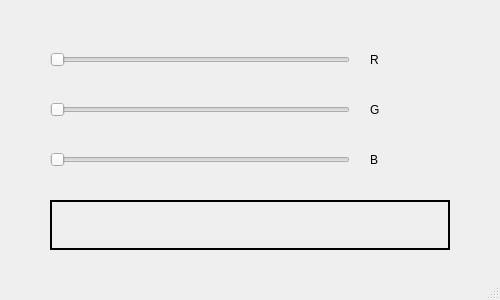
<?xml version="1.0" encoding="UTF-8"?>
<ui version="4.0">
 <class>MainWindow</class>
 <widget class="QMainWindow" name="MainWindow">
  <property name="geometry">
   <rect>
    <x>0</x>
    <y>0</y>
    <width>500</width>
    <height>300</height>
   </rect>
  </property>
  <property name="windowTitle">
   <string>Color Picker</string>
  </property>
  <widget class="QWidget" name="centralwidget">
   <!-- Slider para el valor R -->
   <widget class="QSlider" name="valorR">
    <property name="geometry">
     <rect>
      <x>50</x>
      <y>50</y>
      <width>300</width>
      <height>20</height>
     </rect>
    </property>
    <property name="orientation">
     <enum>Qt::Horizontal</enum>
    </property>
   </widget>
   <widget class="QLabel" name="labelR">
    <property name="geometry">
     <rect>
      <x>370</x>
      <y>45</y>
      <width>50</width>
      <height>30</height>
     </rect>
    </property>
    <property name="text">
     <string>R</string>
    </property>
   </widget>

   <!-- Slider para el valor G -->
   <widget class="QSlider" name="valorG">
    <property name="geometry">
     <rect>
      <x>50</x>
      <y>100</y>
      <width>300</width>
      <height>20</height>
     </rect>
    </property>
    <property name="orientation">
     <enum>Qt::Horizontal</enum>
    </property>
   </widget>
   <widget class="QLabel" name="labelG">
    <property name="geometry">
     <rect>
      <x>370</x>
      <y>95</y>
      <width>50</width>
      <height>30</height>
     </rect>
    </property>
    <property name="text">
     <string>G</string>
    </property>
   </widget>

   <!-- Slider para el valor B -->
   <widget class="QSlider" name="valorB">
    <property name="geometry">
     <rect>
      <x>50</x>
      <y>150</y>
      <width>300</width>
      <height>20</height>
     </rect>
    </property>
    <property name="orientation">
     <enum>Qt::Horizontal</enum>
    </property>
   </widget>
   <widget class="QLabel" name="labelB">
    <property name="geometry">
     <rect>
      <x>370</x>
      <y>145</y>
      <width>50</width>
      <height>30</height>
     </rect>
    </property>
    <property name="text">
     <string>B</string>
    </property>
   </widget>

   <!-- Área de visualización del color -->
   <widget class="QLabel" name="color">
    <property name="geometry">
     <rect>
      <x>50</x>
      <y>200</y>
      <width>400</width>
      <height>50</height>
     </rect>
    </property>
    <property name="text">
     <string/>
    </property>
    <property name="frameShape">
     <enum>QFrame::Box</enum>
    </property>
    <property name="frameShadow">
     <enum>QFrame::Plain</enum>
    </property>
    <property name="lineWidth">
     <number>2</number>
    </property>
    <property name="scaledContents">
     <bool>true</bool>
    </property>
   </widget>
  </widget>
  <widget class="QMenuBar" name="menubar">
   <property name="geometry">
    <rect>
     <x>0</x>
     <y>0</y>
     <width>500</width>
     <height>20</height>
    </rect>
   </property>
  </widget>
  <widget class="QStatusBar" name="statusbar"/>
 </widget>
 <connections/>
</ui>
